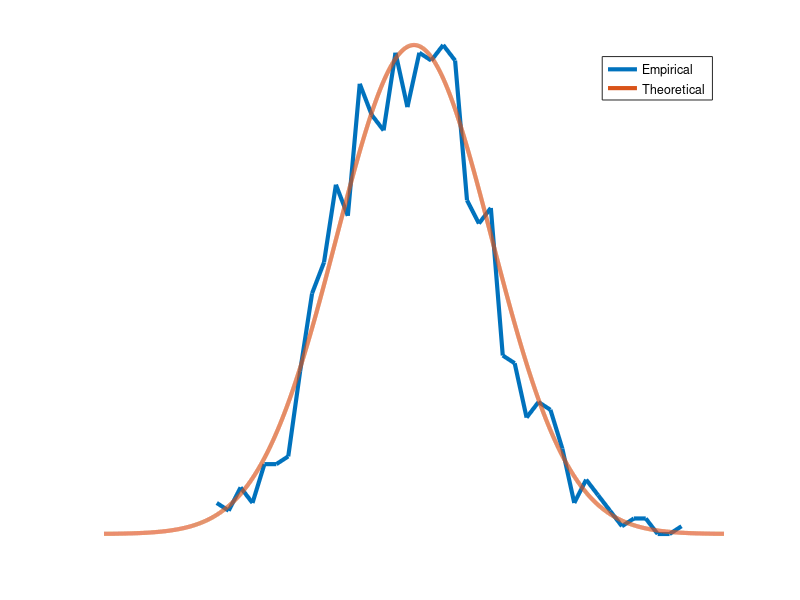
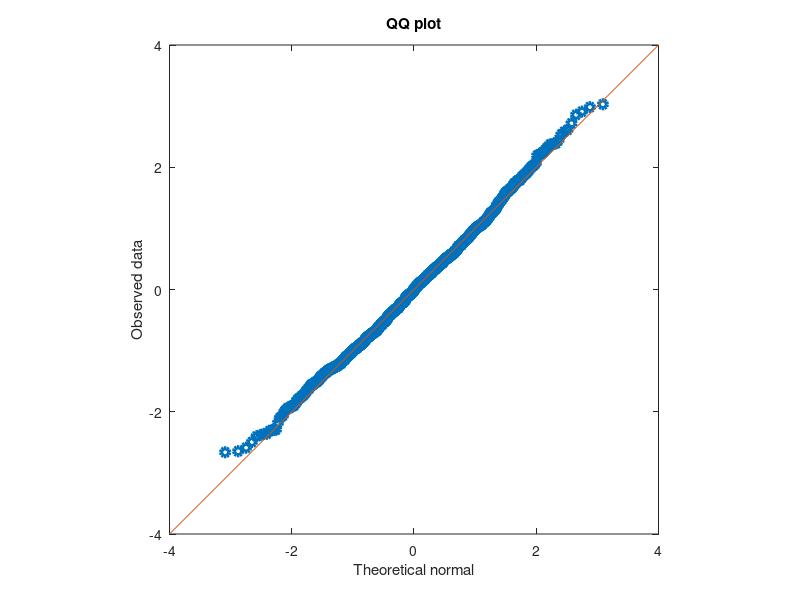
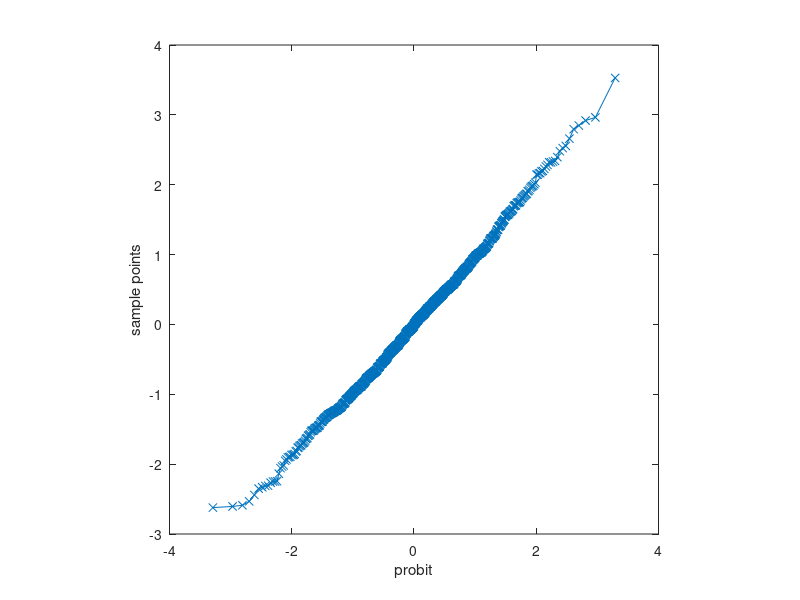

Recreate these plots in MATLAB, in order.
%%
%   COURSE: Master statistics and machine learning: intuition, math, code										
%      URL: udemy.com/course/statsml_x/?couponCode=202112 
% 
%  SECTION: Descriptive statistics
%    VIDEO: QQ plots
% 
%  TEACHER: Mike X Cohen, sincxpress.com
%

%%

% a clear MATLAB workspace is a clear mental workspace
close all; clear
pkg load statistics % load Octave stats package

%% generate data

n    = 1000;
data = randn(n,1);
% data = exp( randn(n,1)*.8 ); % log-norm distribution

% theoretical normal distribution given N
x = linspace(-4,4,10001);
theonorm = normpdf(x);
theonorm = theonorm/max(theonorm);

% plot histograms on top of each other
[yy,xx] = hist(data,40);
yy = yy./max(yy);

figure(1), clf, hold on
plot(xx,yy,'linewidth',3)
plot(x,theonorm,'linewidth',3)
legend({'Empirical';'Theoretical'})
axis off

%% create a QQ plot

zSortData  = sort(zscore(data));
sortNormal = norminv(linspace(0,1,n));

% QQ plot is theory vs reality
figure(2), clf
plot(sortNormal,zSortData,'o','linewidth',3)

% set axes to be equal
lims = unique([get(gca,'xlim') get(gca,'ylim')]);
lims = [min(lims) max(lims)];
axis([lims lims]);

% draw comparison line
hold on
plot(lims,lims)

axis square
xlabel('Theoretical normal')
ylabel('Observed data')
title('QQ plot')

%% MATLAB solution

figure(3), clf
qqplot(data)
axis square

%% done.
